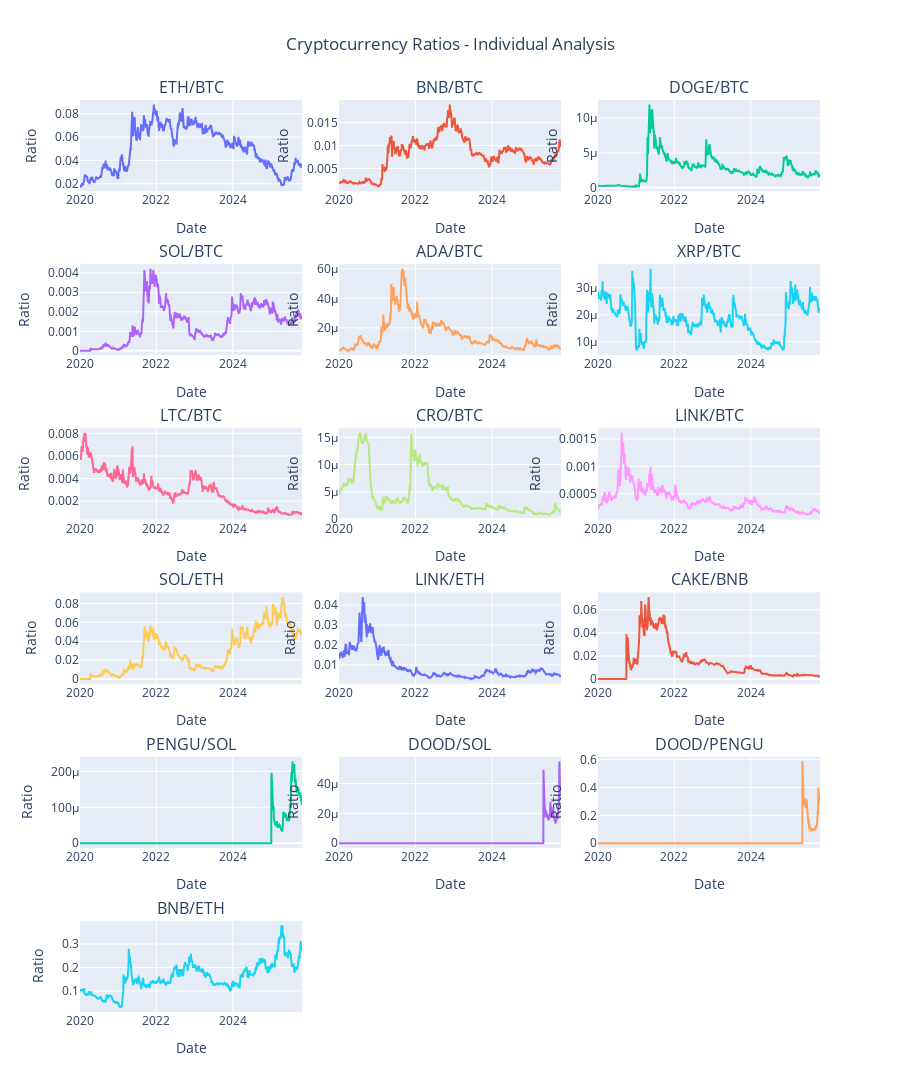

Notebook code for this chart:
### Code cell
# plot ratios for each pair in the ratios list using subplots
import plotly.graph_objects as go
from plotly.subplots import make_subplots

# Calculate number of rows and columns for subplots
n_ratios = len(ratios_list)
n_cols = 3  # 3 columns
n_rows = (n_ratios + n_cols - 1) // n_cols  # Calculate rows needed

# Create subplots
fig = make_subplots(
    rows=n_rows, 
    cols=n_cols,
    subplot_titles=[f'{ratio}' for ratio in ratios_list],
    vertical_spacing=0.08,
    horizontal_spacing=0.05
)

# Add each ratio as a separate subplot
for i, ratio in enumerate(ratios_list):
    row = (i // n_cols) + 1
    col = (i % n_cols) + 1
    
    fig.add_trace(
        go.Scatter(
            x=ratios_df.index,
            y=ratios_df[ratio],
            mode='lines',
            name=ratio,
            line=dict(width=2),
            showlegend=False
        ),
        row=row, col=col
    )
    
    # Update y-axis title for each subplot
    fig.update_yaxes(title_text="Ratio", row=row, col=col)
    fig.update_xaxes(title_text="Date", row=row, col=col)

# Update layout
fig.update_layout(
    title_text="Cryptocurrency Ratios - Individual Analysis",
    title_x=0.5,
    height=300 * n_rows,  # Adjust height based on number of rows
    showlegend=False
)

fig.show()

### Figure 1 — Plotly figure (JSON) as saved in the notebook; plotly's stock layout.template omitted (floating-point values rounded to 4 significant figures; data arrays with more than 128 entries replaced by an {"elided": "..."} marker saying what was removed)
{"data": [{"line": {"width": 2}, "mode": "lines", "name": "ETH/BTC", "showlegend": false, "type": "scatter", "x": {"elided": "2124 str values"}, "xaxis": "x", "y": {"elided": "2124 float values"}, "yaxis": "y"}, {"line": {"width": 2}, "mode": "lines", "name": "BNB/BTC", "showlegend": false, "type": "scatter", "x": {"elided": "2124 str values"}, "xaxis": "x2", "y": {"elided": "2124 float values"}, "yaxis": "y2"}, {"line": {"width": 2}, "mode": "lines", "name": "DOGE/BTC", "showlegend": false, "type": "scatter", "x": {"elided": "2124 str values"}, "xaxis": "x3", "y": {"elided": "2124 float values"}, "yaxis": "y3"}, {"line": {"width": 2}, "mode": "lines", "name": "SOL/BTC", "showlegend": false, "type": "scatter", "x": {"elided": "2124 str values"}, "xaxis": "x4", "y": {"elided": "2124 float values"}, "yaxis": "y4"}, {"line": {"width": 2}, "mode": "lines", "name": "ADA/BTC", "showlegend": false, "type": "scatter", "x": {"elided": "2124 str values"}, "xaxis": "x5", "y": {"elided": "2124 float values"}, "yaxis": "y5"}, {"line": {"width": 2}, "mode": "lines", "name": "XRP/BTC", "showlegend": false, "type": "scatter", "x": {"elided": "2124 str values"}, "xaxis": "x6", "y": {"elided": "2124 float values"}, "yaxis": "y6"}, {"line": {"width": 2}, "mode": "lines", "name": "LTC/BTC", "showlegend": false, "type": "scatter", "x": {"elided": "2124 str values"}, "xaxis": "x7", "y": {"elided": "2124 float values"}, "yaxis": "y7"}, {"line": {"width": 2}, "mode": "lines", "name": "CRO/BTC", "showlegend": false, "type": "scatter", "x": {"elided": "2124 str values"}, "xaxis": "x8", "y": {"elided": "2124 float values"}, "yaxis": "y8"}, {"line": {"width": 2}, "mode": "lines", "name": "LINK/BTC", "showlegend": false, "type": "scatter", "x": {"elided": "2124 str values"}, "xaxis": "x9", "y": {"elided": "2124 float values"}, "yaxis": "y9"}, {"line": {"width": 2}, "mode": "lines", "name": "SOL/ETH", "showlegend": false, "type": "scatter", "x": {"elided": "2124 str values"}, "xaxis": "x10", "y": {"elided": "2124 float values"}, "yaxis": "y10"}, {"line": {"width": 2}, "mode": "lines", "name": "LINK/ETH", "showlegend": false, "type": "scatter", "x": {"elided": "2124 str values"}, "xaxis": "x11", "y": {"elided": "2124 float values"}, "yaxis": "y11"}, {"line": {"width": 2}, "mode": "lines", "name": "CAKE/BNB", "showlegend": false, "type": "scatter", "x": {"elided": "2124 str values"}, "xaxis": "x12", "y": {"elided": "2124 float values"}, "yaxis": "y12"}, {"line": {"width": 2}, "mode": "lines", "name": "PENGU/SOL", "showlegend": false, "type": "scatter", "x": {"elided": "2124 str values"}, "xaxis": "x13", "y": {"elided": "2124 float values"}, "yaxis": "y13"}, {"line": {"width": 2}, "mode": "lines", "name": "DOOD/SOL", "showlegend": false, "type": "scatter", "x": {"elided": "2124 str values"}, "xaxis": "x14", "y": {"elided": "2124 float values"}, "yaxis": "y14"}, {"line": {"width": 2}, "mode": "lines", "name": "DOOD/PENGU", "showlegend": false, "type": "scatter", "x": {"elided": "2124 str values"}, "xaxis": "x15", "y": {"elided": "2124 float values"}, "yaxis": "y15"}, {"line": {"width": 2}, "mode": "lines", "name": "BNB/ETH", "showlegend": false, "type": "scatter", "x": {"elided": "2124 str values"}, "xaxis": "x16", "y": {"elided": "2124 float values"}, "yaxis": "y16"}], "layout": {"annotations": [{"font": {"size": 16}, "showarrow": false, "text": "ETH/BTC", "x": 0.15, "xanchor": "center", "xref": "paper", "y": 1.0, "yanchor": "bottom", "yref": "paper"}, {"font": {"size": 16}, "showarrow": false, "text": "BNB/BTC", "x": 0.5, "xanchor": "center", "xref": "paper", "y": 1.0, "yanchor": "bottom", "yref": "paper"}, {"font": {"size": 16}, "showarrow": false, "text": "DOGE/BTC", "x": 0.85, "xanchor": "center", "xref": "paper", "y": 1.0, "yanchor": "bottom", "yref": "paper"}, {"font": {"size": 16}, "showarrow": false, "text": "SOL/BTC", "x": 0.15, "xanchor": "center", "xref": "paper", "y": 0.82, "yanchor": "bottom", "yref": "paper"}, {"font": {"size": 16}, "showarrow": false, "text": "ADA/BTC", "x": 0.5, "xanchor": "center", "xref": "paper", "y": 0.82, "yanchor": "bottom", "yref": "paper"}, {"font": {"size": 16}, "showarrow": false, "text": "XRP/BTC", "x": 0.85, "xanchor": "center", "xref": "paper", "y": 0.82, "yanchor": "bottom", "yref": "paper"}, {"font": {"size": 16}, "showarrow": false, "text": "LTC/BTC", "x": 0.15, "xanchor": "center", "xref": "paper", "y": 0.64, "yanchor": "bottom", "yref": "paper"}, {"font": {"size": 16}, "showarrow": false, "text": "CRO/BTC", "x": 0.5, "xanchor": "center", "xref": "paper", "y": 0.64, "yanchor": "bottom", "yref": "paper"}, {"font": {"size": 16}, "showarrow": false, "text": "LINK/BTC", "x": 0.85, "xanchor": "center", "xref": "paper", "y": 0.64, "yanchor": "bottom", "yref": "paper"}, {"font": {"size": 16}, "showarrow": false, "text": "SOL/ETH", "x": 0.15, "xanchor": "center", "xref": "paper", "y": 0.46, "yanchor": "bottom", "yref": "paper"}, {"font": {"size": 16}, "showarrow": false, "text": "LINK/ETH", "x": 0.5, "xanchor": "center", "xref": "paper", "y": 0.46, "yanchor": "bottom", "yref": "paper"}, {"font": {"size": 16}, "showarrow": false, "text": "CAKE/BNB", "x": 0.85, "xanchor": "center", "xref": "paper", "y": 0.46, "yanchor": "bottom", "yref": "paper"}, {"font": {"size": 16}, "showarrow": false, "text": "PENGU/SOL", "x": 0.15, "xanchor": "center", "xref": "paper", "y": 0.28, "yanchor": "bottom", "yref": "paper"}, {"font": {"size": 16}, "showarrow": false, "text": "DOOD/SOL", "x": 0.5, "xanchor": "center", "xref": "paper", "y": 0.28, "yanchor": "bottom", "yref": "paper"}, {"font": {"size": 16}, "showarrow": false, "text": "DOOD/PENGU", "x": 0.85, "xanchor": "center", "xref": "paper", "y": 0.28, "yanchor": "bottom", "yref": "paper"}, {"font": {"size": 16}, "showarrow": false, "text": "BNB/ETH", "x": 0.15, "xanchor": "center", "xref": "paper", "y": 0.1, "yanchor": "bottom", "yref": "paper"}], "height": 1800, "showlegend": false, "title": {"text": "Cryptocurrency Ratios - Individual Analysis", "x": 0.5}, "xaxis": {"anchor": "y", "domain": [0, 0.3], "title": {"text": "Date"}}, "xaxis10": {"anchor": "y10", "domain": [0, 0.3], "title": {"text": "Date"}}, "xaxis11": {"anchor": "y11", "domain": [0.35, 0.65], "title": {"text": "Date"}}, "xaxis12": {"anchor": "y12", "domain": [0.7, 1], "title": {"text": "Date"}}, "xaxis13": {"anchor": "y13", "domain": [0, 0.3], "title": {"text": "Date"}}, "xaxis14": {"anchor": "y14", "domain": [0.35, 0.65], "title": {"text": "Date"}}, "xaxis15": {"anchor": "y15", "domain": [0.7, 1], "title": {"text": "Date"}}, "xaxis16": {"anchor": "y16", "domain": [0, 0.3], "title": {"text": "Date"}}, "xaxis17": {"anchor": "y17", "domain": [0.35, 0.65]}, "xaxis18": {"anchor": "y18", "domain": [0.7, 1]}, "xaxis2": {"anchor": "y2", "domain": [0.35, 0.65], "title": {"text": "Date"}}, "xaxis3": {"anchor": "y3", "domain": [0.7, 1], "title": {"text": "Date"}}, "xaxis4": {"anchor": "y4", "domain": [0, 0.3], "title": {"text": "Date"}}, "xaxis5": {"anchor": "y5", "domain": [0.35, 0.65], "title": {"text": "Date"}}, "xaxis6": {"anchor": "y6", "domain": [0.7, 1], "title": {"text": "Date"}}, "xaxis7": {"anchor": "y7", "domain": [0, 0.3], "title": {"text": "Date"}}, "xaxis8": {"anchor": "y8", "domain": [0.35, 0.65], "title": {"text": "Date"}}, "xaxis9": {"anchor": "y9", "domain": [0.7, 1], "title": {"text": "Date"}}, "yaxis": {"anchor": "x", "domain": [0.9, 1.0], "title": {"text": "Ratio"}}, "yaxis10": {"anchor": "x10", "domain": [0.36, 0.46], "title": {"text": "Ratio"}}, "yaxis11": {"anchor": "x11", "domain": [0.36, 0.46], "title": {"text": "Ratio"}}, "yaxis12": {"anchor": "x12", "domain": [0.36, 0.46], "title": {"text": "Ratio"}}, "yaxis13": {"anchor": "x13", "domain": [0.18, 0.28], "title": {"text": "Ratio"}}, "yaxis14": {"anchor": "x14", "domain": [0.18, 0.28], "title": {"text": "Ratio"}}, "yaxis15": {"anchor": "x15", "domain": [0.18, 0.28], "title": {"text": "Ratio"}}, "yaxis16": {"anchor": "x16", "domain": [0, 0.1], "title": {"text": "Ratio"}}, "yaxis17": {"anchor": "x17", "domain": [0, 0.1]}, "yaxis18": {"anchor": "x18", "domain": [0, 0.1]}, "yaxis2": {"anchor": "x2", "domain": [0.9, 1.0], "title": {"text": "Ratio"}}, "yaxis3": {"anchor": "x3", "domain": [0.9, 1.0], "title": {"text": "Ratio"}}, "yaxis4": {"anchor": "x4", "domain": [0.72, 0.82], "title": {"text": "Ratio"}}, "yaxis5": {"anchor": "x5", "domain": [0.72, 0.82], "title": {"text": "Ratio"}}, "yaxis6": {"anchor": "x6", "domain": [0.72, 0.82], "title": {"text": "Ratio"}}, "yaxis7": {"anchor": "x7", "domain": [0.54, 0.64], "title": {"text": "Ratio"}}, "yaxis8": {"anchor": "x8", "domain": [0.54, 0.64], "title": {"text": "Ratio"}}, "yaxis9": {"anchor": "x9", "domain": [0.54, 0.64], "title": {"text": "Ratio"}}}}
